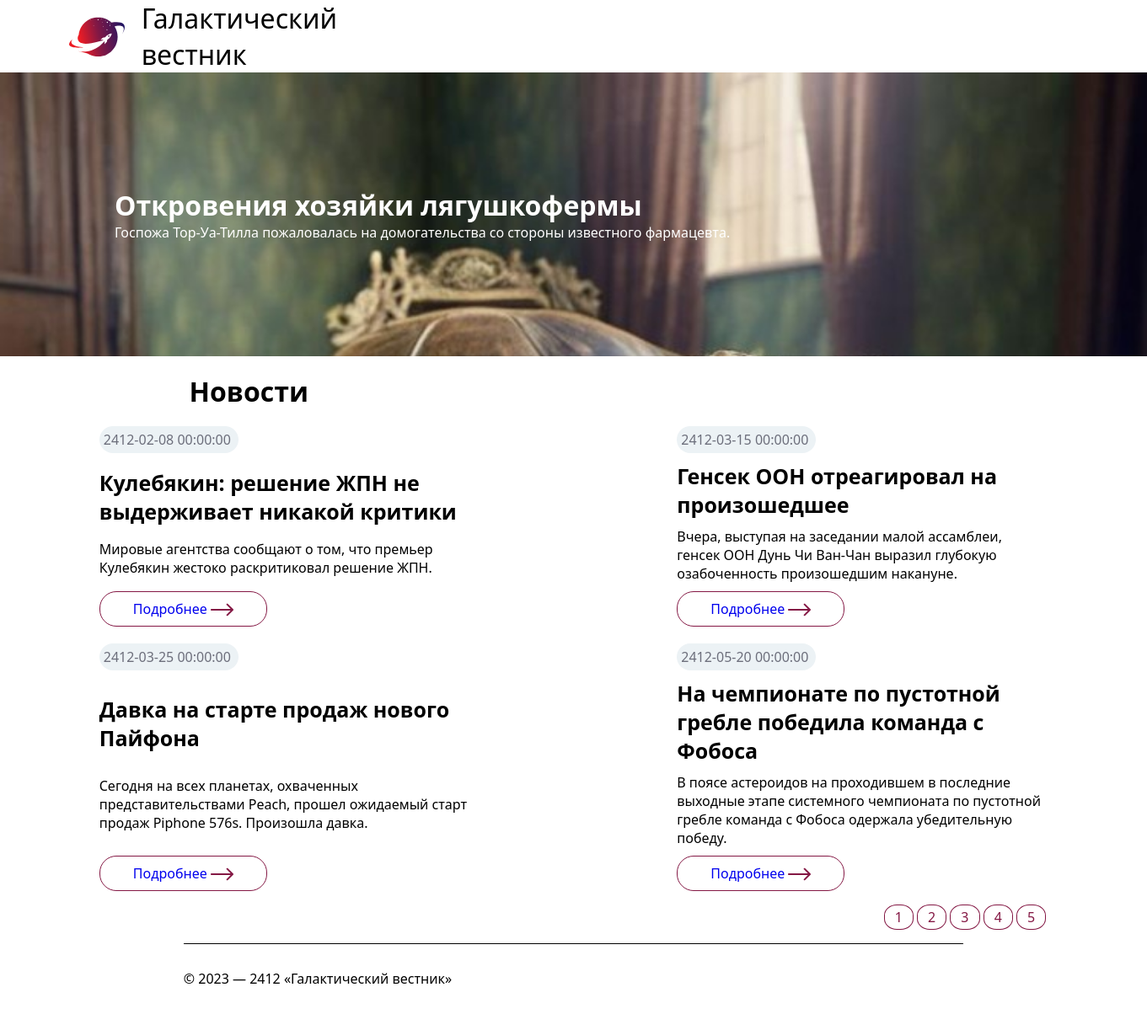
/?page=4, run on the app's committed database.
### tables this page shows
CREATE TABLE `news` (
  `id` int(11) unsigned NOT NULL AUTO_INCREMENT,
  `date` datetime NULL DEFAULT NULL,
  `title` varchar(250) NOT NULL DEFAULT '',
  `announce` text NULL DEFAULT NULL,
  `content` text NULL DEFAULT NULL,
  `image` varchar(250) NOT NULL DEFAULT '',
  PRIMARY KEY (`id`),
  KEY `id` (`id`),

  KEY `idx_news_date` (`date`));

### core/views/news.php (the view, shortened to what this page needs)
<?php
include 'core/db.php';
$page = isset($_GET['page']) ? (int)$_GET['page'] : 1;
$perPage = 4;
$stmt = $pdo->query('SELECT COUNT(*) FROM news');
$totalNews = $stmt->fetchColumn();
$start = ($page > 1) ? ($page * $perPage) - $perPage : 0;
$query = "SELECT * FROM news ORDER BY id DESC LIMIT {$start}, {$perPage}";
$news = $pdo->query($query)->fetchAll(PDO::FETCH_ASSOC);
foreach ($news as $data) {
    ?>
        <div class="news">
        <p><?=$data['date']?></p>
        <h1><?=$data['title']?></h1>
        <?=$data['announce']?>
        <a href='core/views/news_podr.php?id=<?=$data['id']?>'>Подробнее
        </a>
    </div>
<?}
$totalPages = ceil($totalNews / $perPage);
echo "<nav>";
for ($i = 1; $i <= $totalPages; $i++) {
    echo "<a href='?page=" . $i . "'>" . $i . "</a> ";
}
echo "</nav>";
?>

### core/views/lastnews.php
<?
include 'core/db.php';
$query = "SELECT * FROM news ORDER BY id DESC LIMIT 1";
$stmt = $pdo->query($query);
$lastnews = $stmt->fetchAll();
foreach ($lastnews as $data) {
?>
    <div class="news_title" style="background: url(images/<?=$data['image']?>); background-size: cover;">
        <h1><?=$data['title']?></h1>
        <?=$data['announce']?>
    </div>
<? }

### style.css (style rules this page uses)
* { font-family: system-ui, -apple-system, BlinkMacSystemFont, 'Segoe UI', Roboto, Oxygen, Ubuntu, Cantarell, 'Open Sans', 'Helvetica Neue', sans-serif; margin: 0; }
body { text-decoration: none; margin: 0; padding: 0; }
.news_title { color: white; padding:10vw; }
.news { width: 440px; gap: 10px; display: flex; flex-direction: column; align-content: flex-start; justify-content: space-between; align-items: baseline; }
.news p:nth-child(1) { border-radius: 20px; background: #ECF2F5; width: 155px; padding: 5px; color: #6C6E7B; }
.news a { border-radius: 20px; padding: 9px 39px; border: 1px solid #841844; text-decoration: none; }
.news h1 { font-size: 25px; }
.news a svg { fill: #841844; margin-bottom: -3px; }
nav { width: 83%; text-align: right; }
nav a { color: #841844; text-decoration: none; border-radius: 43%; padding: 3px 12px; border: 1px solid #841844; }

### data on the page
news: image (picture), title "Откровения хозяйки лягушкофермы", announce "Госпожа Тор-Уа-Тилла пожаловалась на домогательства со стороны известного фармацевта."
news: date "2412-02-08 00:00:00", title "Кулебякин: решение ЖПН не выдерживает никакой критики", announce "Мировые агентства сообщают о том, что премьер Кулебякин жестоко раскритиковал решение ЖПН."
news: date "2412-03-15 00:00:00", title "Генсек ООН отреагировал на произошедшее", announce "Вчера, выступая на заседании малой ассамблеи, генсек ООН Дунь Чи Ван-Чан выразил глубокую озабоченность произошедшим накануне."
news: date "2412-03-25 00:00:00", title "Давка на старте продаж нового Пайфона", announce "Сегодня на всех планетах, охваченных представительствами Peach, прошел ожидаемый старт продаж Piphone 576s. Произошла давка."
news: date "2412-05-20 00:00:00", title "На чемпионате по пустотной гребле победила команда с Фобоса", announce "В поясе астероидов на проходившем в последние выходные этапе системного чемпионата по пустотной гребле команда с Фобоса одержала убедительную победу."
